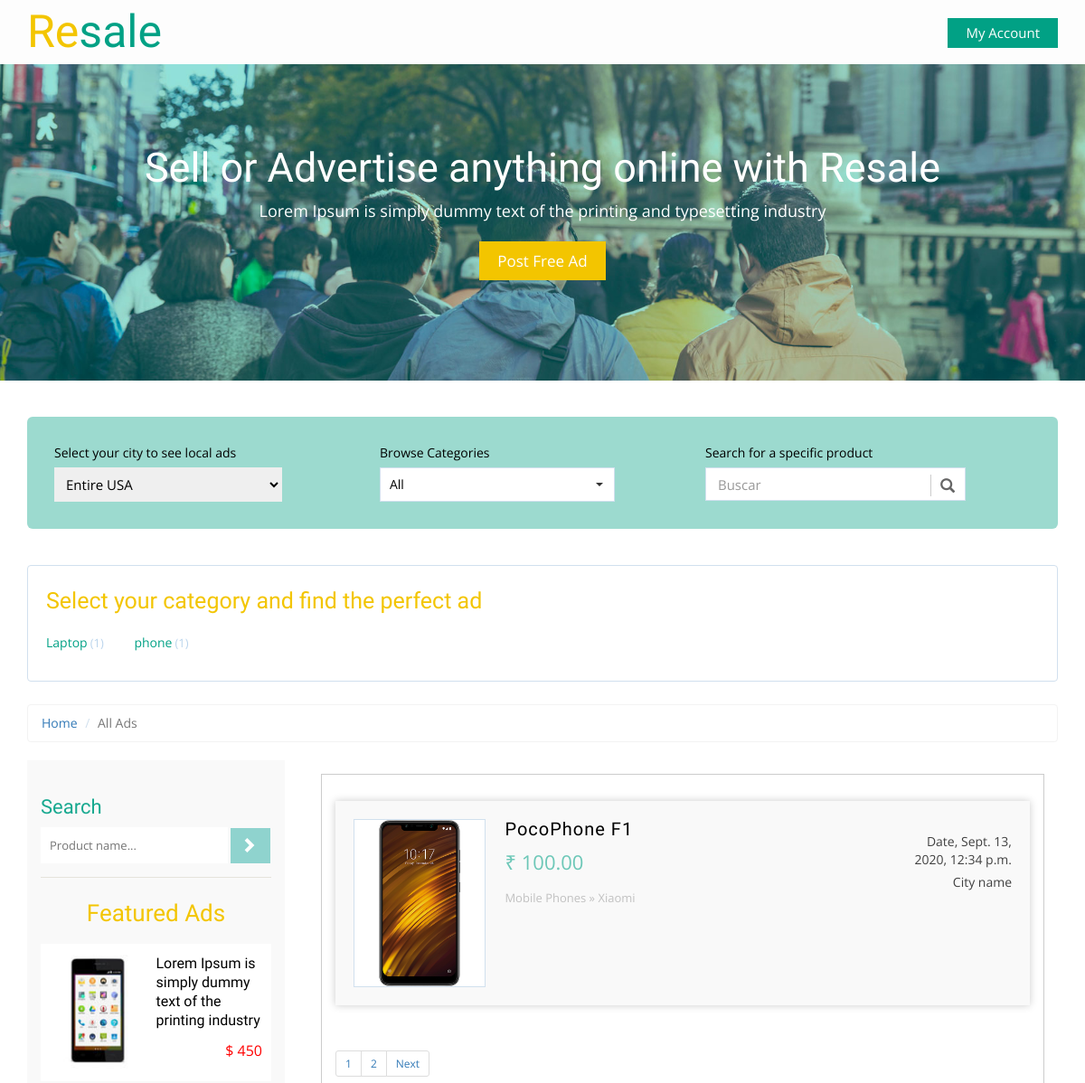
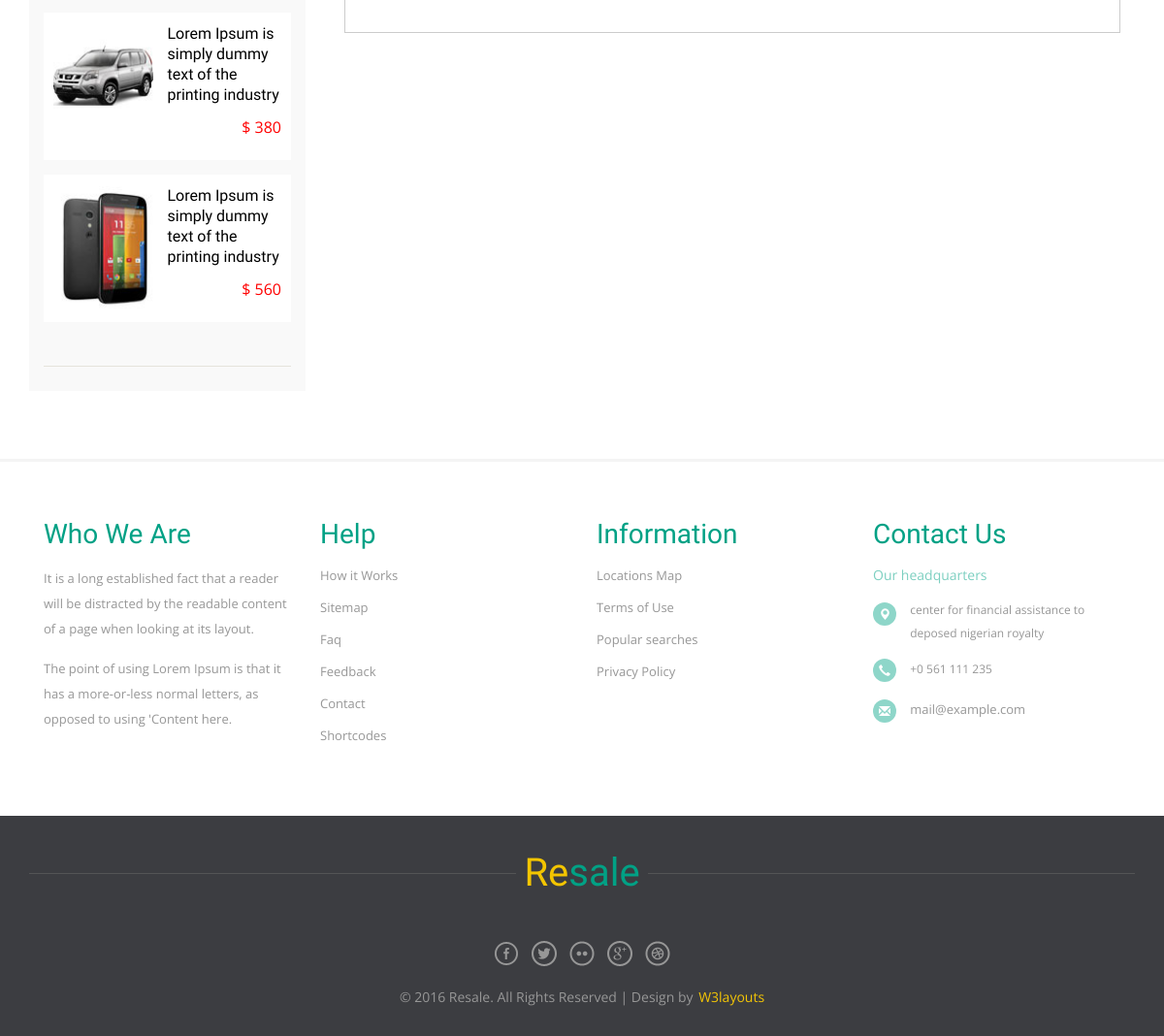
Screenshot of /products/ with the database file from the repository (2 pictures, top to bottom).
### product/models.py (models this page shows, shortened)
class Category(models.Model):
    category_name = models.CharField(max_length=50)
    image = models.ImageField(upload_to='categories/' , blank=True , null=True)
    slug = models.SlugField(blank=True, null=True)
    class Meta:
        verbose_name = 'Category'
        verbose_name_plural = 'Categories'
    def __str__(self):
        return self.category_name

class Product(models.Model):
    CONDITION_TYPE = (
        ("New", "New"),
        ("Old", "Old")
    )
    name = models.CharField(max_length=100)
    owner = models.ForeignKey(User, on_delete=models.CASCADE)
    description = models.TextField(max_length=500)
    condition = models.CharField(max_length=100, choices=CONDITION_TYPE)
    category = models.ForeignKey('Category' , on_delete=models.SET_NULL , null=True)
    brand = models.ForeignKey('Brand' , on_delete=models.SET_NULL , null=True)
    price = models.DecimalField(max_digits=5,decimal_places=2)
    created = models.DateTimeField(default=timezone.now)
    image = models.ImageField(upload_to='main_product/' , blank=True , null=True)
    slug = models.SlugField(blank=True, null=True)

class Brand(models.Model):
    brand_name = models.CharField(max_length=50)
    def __str__(self):
        return self.brand_name

### product/views.py (the view, shortened to what this page needs)
# urls.py: path('', views.productlist,name='product_list'),
def productlist(request, category_slug=None):
    category = None
    productlist = Product.objects.all()
    categorylist = Category.objects.annotate(total_products=Count('product'))
    if category_slug :
        category = get_object_or_404(Category, slug=category_slug)
        productlist = productlist.filter(category=category)
    search_query = request.GET.get('q')
    paginator = Paginator(productlist, 1) # Show 25 contacts per page.
    page_number = request.GET.get('page')
    productlist = paginator.get_page(page_number)
    template = 'Product/product_list.html'
    context = {'product_list' : productlist , 'category_list':categorylist , 'category':category}
    return render(request, template, context)

### product/templates/Product/product_list.html (shortened to what this page needs)
{% extends 'base.html' %}
{% block body %}
	<div class="total-ads main-grid-border">
		<div class="container">
			<div class="select-box">
				<div class="select-city-for-local-ads ads-list">
					<label>Select your city to see local ads</label>
						<select>
												<optgroup label="Popular Cities">
													<option selected style="display:none;color:#eee;">Entire USA</option>
												</optgroup>
			            </select>
				</div>
				<div class="browse-category ads-list">
					<label>Browse Categories</label>
					<select class="selectpicker show-tick" data-live-search="true">
					  <option data-tokens="Mobiles">All</option>
					</select>
				</div>
				<div class="search-product ads-list">
					<label>Search for a specific product</label>
					<div class="search">
						<div id="custom-search-input">
						<div class="input-group">
							<input type="text" class="form-control input-lg" placeholder="Buscar" />
							<span class="input-group-btn">
								<button class="btn btn-info btn-lg" type="button">
									<i class="glyphicon glyphicon-search"></i>
								</button>
							</span>
						</div>
					</div>
					</div>
				</div>
			</div>
			<div class="all-categories">
				<h3> Select your category and find the perfect ad</h3>
				<ul class="all-cat-list">
					{% for category in category_list %}
						<li><a href="{% url 'products:product_list_category' category.slug %}">{{category}}<span class="num-of-ads">({{category.total_products}})</span></a></li>
					{% endfor %}
				</ul>
			</div>
			<ol class="breadcrumb" style="margin-bottom: 5px;">
			  <li><a href="index.html">Home</a></li>
			  <li class="active">All Ads</li>
			</ol>
			<div class="ads-grid">
				<div class="side-bar col-md-3">
					<div class="search-hotel">
					<h3 class="sear-head">Search</h3>
					<form method="GET" action="{% url 'products:product_list' %}">
						<input type="text" placeholder="Product name..." name='q' required="">
						<input type="submit" value=" ">
					</form>
				</div>
				<div class="featured-ads">
					<h2 class="sear-head fer">Featured Ads</h2>
					<div class="featured-ad">
						<a href="single.html">
							<div class="featured-ad-left">
								<img src="images/f1.jpg" title="ad image" alt="" />
							</div>
							<div class="featured-ad-right">
								<h4>Lorem Ipsum is simply dummy text of the printing industry</h4>
								<p>$ 450</p>
							</div>
							<div class="clearfix"></div>
						</a>
					</div>
					<div class="featured-ad">
						<a href="single.html">
							<div class="featured-ad-left">
								<img src="images/f2.jpg" title="ad image" alt="" />
							</div>
							<div class="featured-ad-right">
								<h4>Lorem Ipsum is simply dummy text of the printing industry</h4>
								<p>$ 380</p>
							</div>
							<div class="clearfix"></div>
						</a>
					</div>
					<div class="featured-ad">
						<a href="single.html">
							<div class="featured-ad-left">
								<img src="images/f3.jpg" title="ad image" alt="" />
							</div>
							<div class="featured-ad-right">
								<h4>Lorem Ipsum is simply dummy text of the printing industry</h4>
								<p>$ 560</p>
							</div>
							<div class="clearfix"></div>
						</a>
					</div>
				</div>
				</div>
				<div class="ads-display col-md-9">
					<div class="wrapper">
					<div class="bs-example bs-example-tabs" role="tabpanel" data-example-id="togglable-tabs">
					  <div id="myTabContent" class="tab-content">
						<div role="tabpanel" class="tab-pane fade in active" id="home" aria-labelledby="home-tab">
						   <div>
												<div id="container">
							<ul class="list">
              {% for product in product_list %}
              	<a href="{% url 'products:product_detail' product.slug %}">
									<li>
									<img src="{{product.image.url}}" title="" alt="" />
									<section class="list-left">
									<h5 class="title">{{product.name}}</h5>
									<span class="adprice">₹ {{product.price}}</span>
									<p class="catpath">Mobile Phones » {{product.brand}}</p>
									</section>
									<section class="list-right">
									<span class="date">Date, {{product.created}}</span>
									<span class="cityname">City name</span>
									</section>
									<div class="clearfix"></div>
									</li>
								</a>
              {% endfor %}
							</ul>
						</div>
							</div>
						</div>
					{% if product_list.has_other_pages %}
						<ul class="pagination pagination-sm">
							{% for pages in product_list.paginator.page_range %}
								{% if product_list.number == pages %}
									<li><a href="#">{{pages}}</a></li>
								{% else %}
									<li><a href="?page={{pages}}">{{pages}}</a></li>
								{% endif %}
							{% endfor %}
							{% if product_list.has_next %}
								<li><a href="?page={{product_list.next_page_number}}">Next</a></li>
							{% endif %}
						</ul>
					{% endif %}
					  </div>
					</div>
				</div>
				</div>
				<div class="clearfix"></div>
			</div>
		</div>
	</div>
{% endblock %}

### rows the page displays
Category: category_name "Laptop", total_products "1"
Category: category_name "phone", total_products "1"
Product: image (picture), name "PocoPhone F1", price "100.00", brand "Xiaomi", created "Sept. 13, 2020, 12:34 p.m."

### other values shown
{{ pages }} "1"
{{ pages }} "2"
